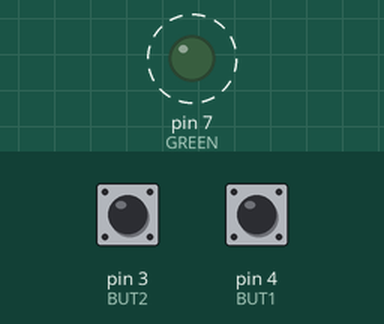
The sketch below on a simulated Arduino Uno, built with avr-gcc and run on an emulated ATmega328P. On the bench: output pins drawn as LEDs (lit = HIGH). Dashed ring = blinking. Inputs (shaded band) come from the test bench; at power-on: pin 4 (BUT1) HIGH, pin 3 (BUT2) HIGH.

Above: at 1.4 s.
1.5 s: pin 4 (BUT1) pulled LOW for 0.35 s
At 2.6 s:
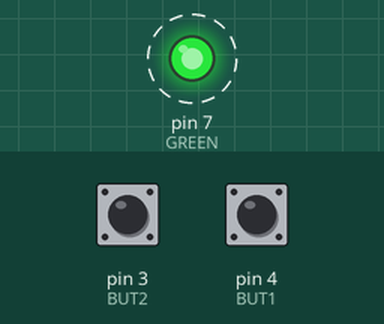
4.5 s: pin 3 (BUT2) pulled LOW for 0.35 s
At 4.87 s:
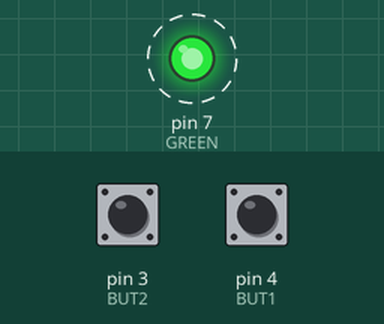
Timing chart, 0 to 13.5 s (numbered marks = the images above; inputs shaded):
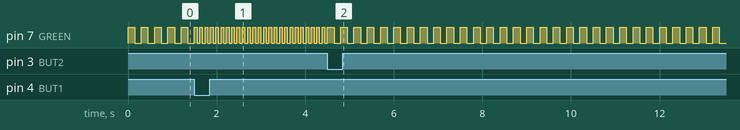

The sketch:

eight.ino
```cpp
const int GREEN = 7;
const int BUT1 = 4;
const int BUT2 = 3;
int p = 300;

void setup() {
  pinMode(GREEN, OUTPUT);
  pinMode(BUT1, INPUT_PULLUP);
  pinMode(BUT2, INPUT_PULLUP);
}

void loop() {

  if (digitalRead(BUT1) == LOW) {
    p = 120;
  } else if (digitalRead(BUT2) == LOW) {
    p = 300;
  }

  digitalWrite(GREEN, HIGH);
  delay(p/2);
  digitalWrite(GREEN, LOW);
  delay(p/2);

}
```

Measured:
- after the input at 1.5 s, pin 7 (GREEN): alternates HIGH for 0.06 s and LOW for 0.06 s, starting after 0.06 s
- after the input at 4.5 s, pin 7 (GREEN): alternates HIGH for 0.15 s and LOW for 0.15 s, starting after 0.15 s
- by itself, pin 7 (GREEN): alternates HIGH for 0.15 s and LOW for 0.15 s
